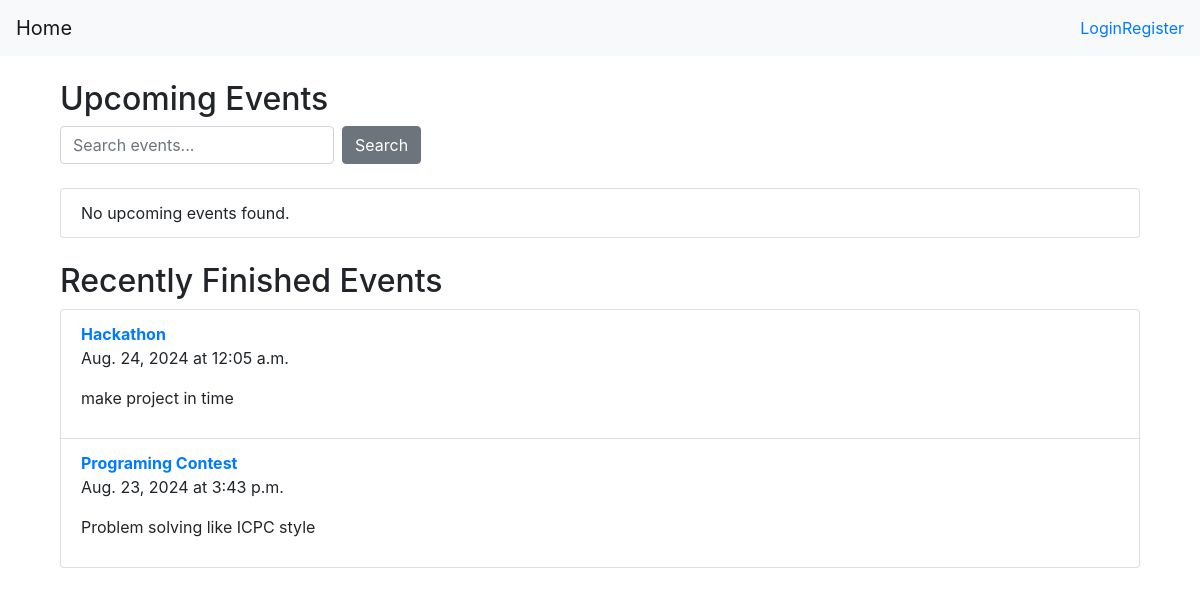
The app's page /, older data.
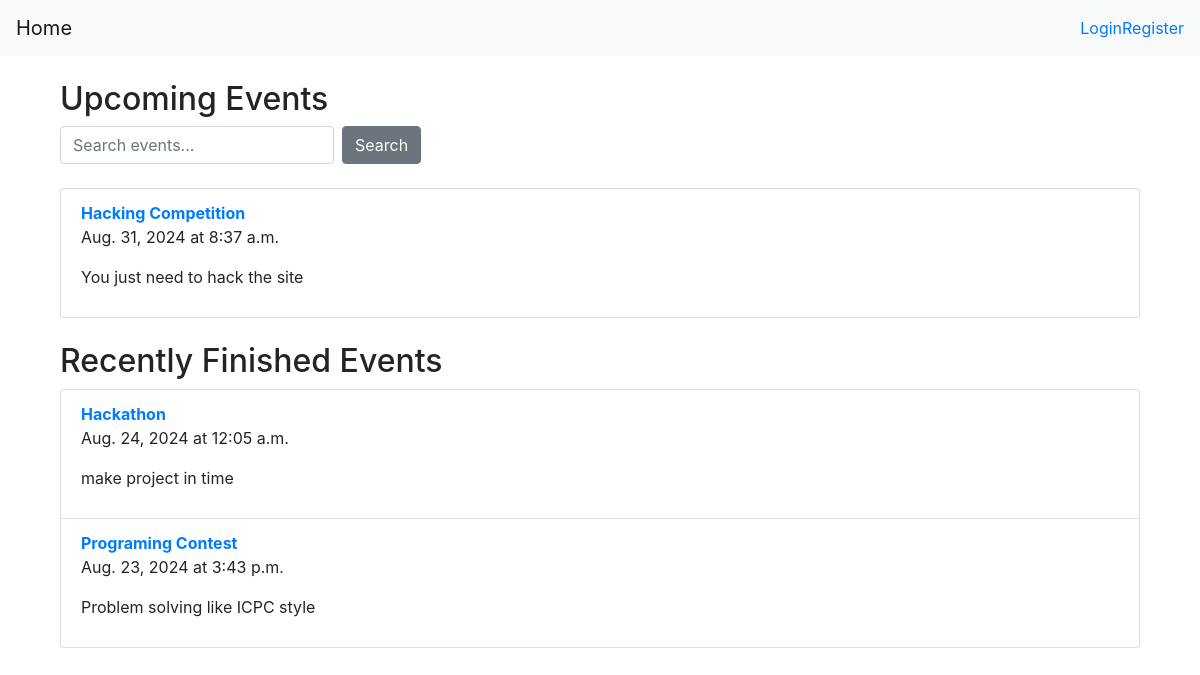
The same page, newer data.
### Events/models.py (models this page shows, shortened)
class Event(models.Model):
    title = models.CharField(max_length=200)
    description = models.TextField()
    date = models.DateField()
    time = models.TimeField()
    location = models.CharField(max_length=200)
    slots = models.IntegerField()

### Events/views.py (the view)
# urls.py: path('', event_list, name='event_list'),
def event_list(request):
    now = timezone.now()
    upcoming_events = Event.objects.filter(date__gt=now.date()) | Event.objects.filter(date=now.date(), time__gte=now.time())
    finished_events = Event.objects.filter(date__lt=now.date()) | Event.objects.filter(date=now.date(), time__lt=now.time())
    query = request.GET.get('q')
    if query:
        upcoming_events = upcoming_events.filter(title__icontains=query)
        finished_events = finished_events.filter(title__icontains=query)
    return render(request, 'events/event_list.html', {
        'upcoming_events': upcoming_events.order_by('date', 'time'),
        'finished_events': finished_events.order_by('-date', '-time')
        })

### Templates/events/event_list.html (shortened to what this page needs)
{% extends 'base.html' %}
{% block content %}
<div class="container mt-4">
<h2>Upcoming Events</h2>
<form method="GET" action="" class="form-inline mb-4">
    <input type="text" name="q" class="form-control mr-2" placeholder="Search events..."
    value="{{ request.GET.q }}">
    <button type="submit" class="btn btn-secondary">Search</button>
</form>
<ul class="list-group mb-4">
    {% for event in upcoming_events %}
        <li class="list-group-item">
            <a href="{% url 'event_detail' event.pk %} " class="font-weight-bold">
                {{ event.title }} </a>
                <p>{{ event.date }} at {{ event.time }}</p>
                <p>{{ event.description|truncatewords:20 }}</p>
        </li>
        {% empty %}
            <li class="list-group-item">No upcoming events found.</li>
    {% endfor %}
</ul>
<h2>Recently Finished Events</h2>
    <ul class="list-group">
        {% for event in finished_events %}
            <li class="list-group-item">
                <a href="{% url 'event_detail' event.pk %}" class="font-weight-bold">
                    {{ event.title }}
                </a>
                <p>{{ event.date }} at {{ event.time }}</p>
                <p>{{ event.description|truncatewords:20 }}</p>
            </li>
        {% empty %}
            <li class="list-group-item">No recently finished events found.</li>
        {% endfor %}
    </ul>
</div>
{% endblock %}

### Templates/base.html (shortened to what this page needs)
<!DOCTYPE html>
<html lang="en">
<head>
    <link rel="stylesheet" href="https://stackpath.bootstrapcdn.com/bootstrap/4.5.2/css/bootstrap.min.css">
</head>
<body>
    <nav class="navbar navbar-expand-lg navbar-light bg-light">
        <a class="navbar-brand" href="{% url 'event_list' %}">Home</a>
        <div class="collapse navbar-collapse" id="navbarNav">
        <ul class="navbar-nav ml-auto">
            {% if user.is_authenticated %}
            <li class="nav-item">
                <span class="nav-link">Welcome, {{ user.username }}</span>
            </li>
            <li class="nav-item">
                <a class="nav-link" href="{% url 'user_dashboard' %}">Dashboard</a>
            </li>
            <li class="nav-item">
                <form id="logout-form" method="POST" action="{% url 'logout' %}">
                    {% csrf_token %}
                    <button type="submit" style="background:none;border:none;color:#007bff;text-decoration:underline;cursor:pointer;">
                        Logout
                    </button>
                </form>
            </li>
        {% else %}
            <li class="nav-item"><a href="{% url 'login' %}">Login</a></li>
            <li class="nav-item"><a href="{% url 'register' %}">Register</a></li>
        {% endif %}
        </ul>
    </div>
    </nav>
    <div class="container">
    {% block content %}
    {% endblock %}
    </div>
</body>
</html>

Row changes from the older to the newer data that the page shows:
added Event: title "Hacking Competition", date "Aug. 31, 2024", time "8:37 a.m.", description "You just need to hack the site", shown under "Upcoming Events"
Text that changed along with them:
text no longer shown: "No upcoming events found."
